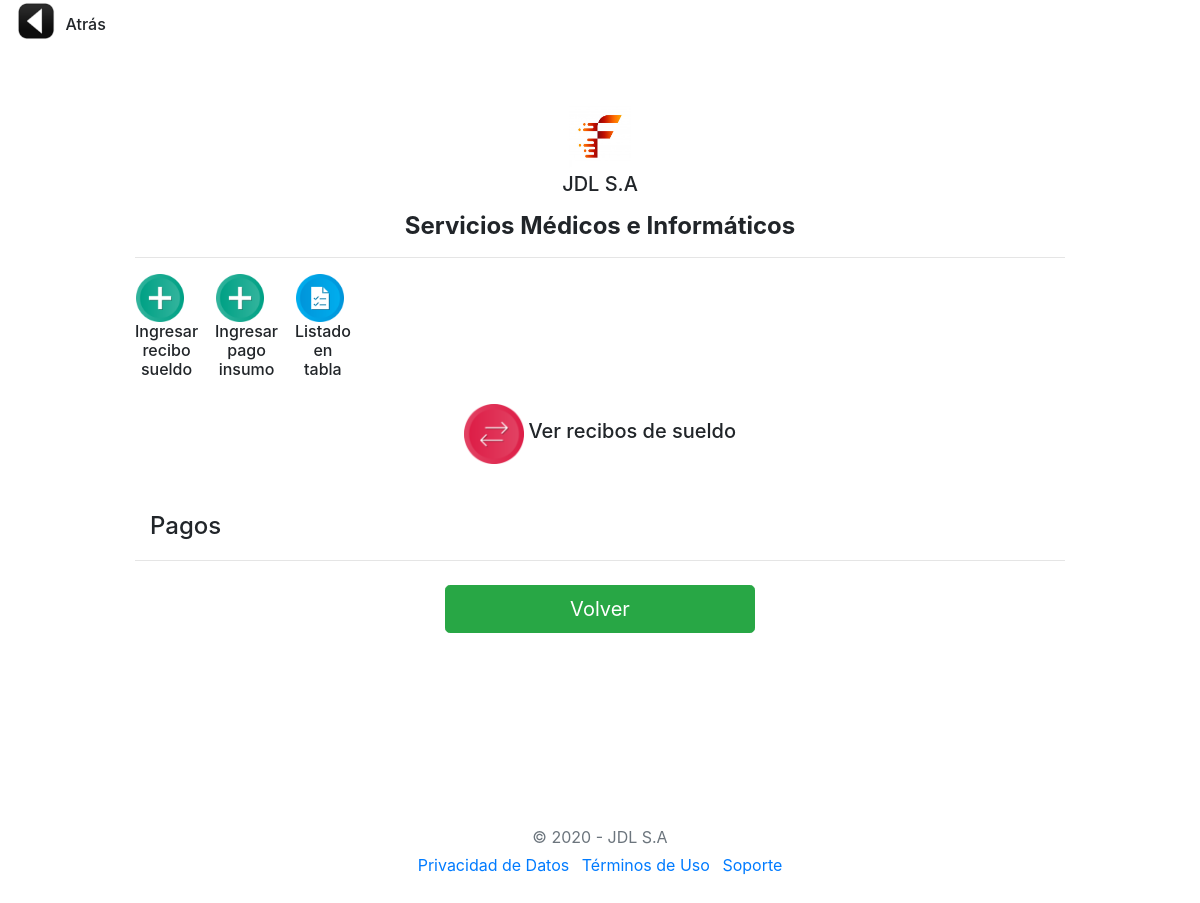
Page /admin/index2.php on the earlier database version.
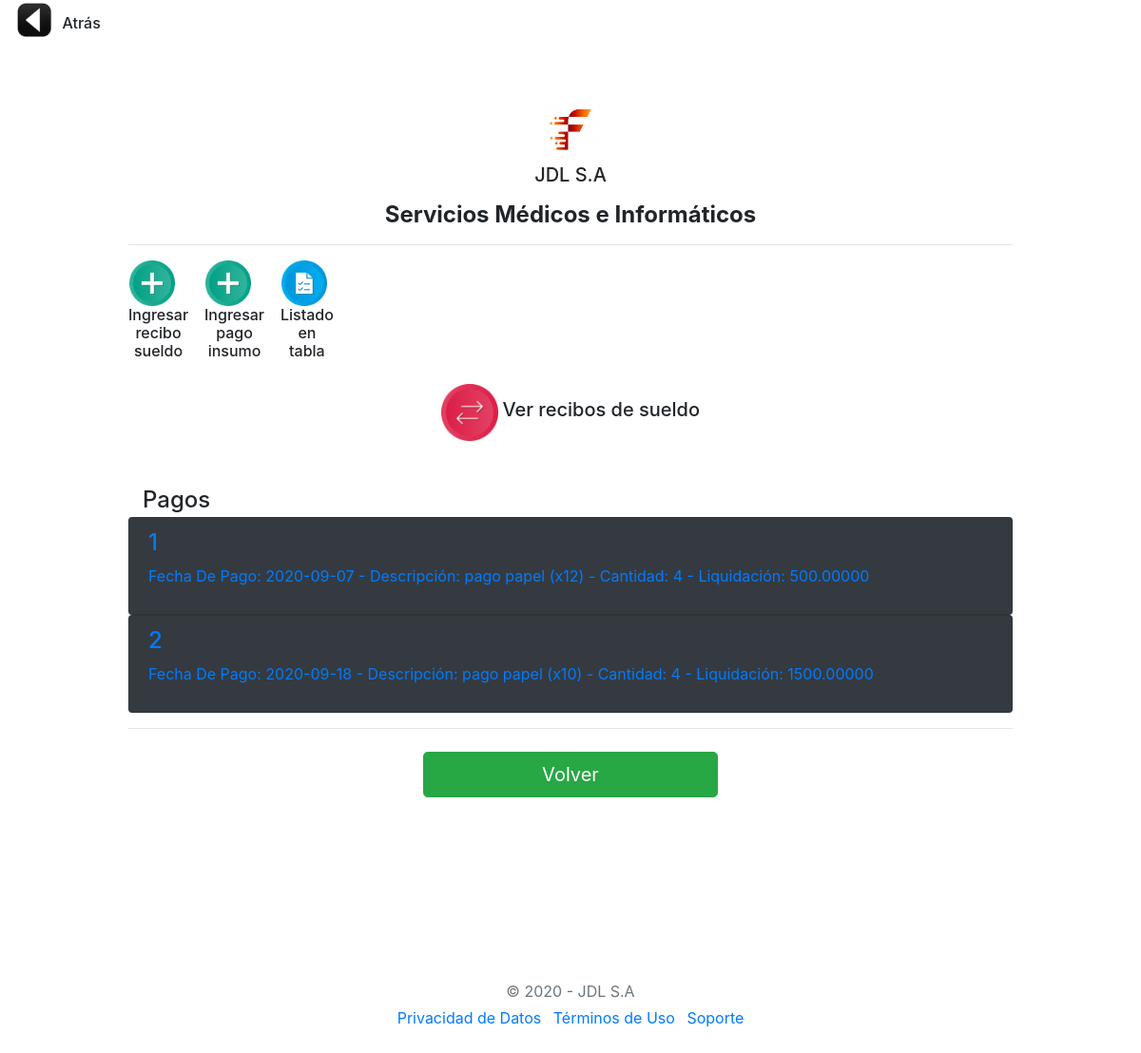
Same page on the later database version.
### tables this page shows
CREATE TABLE `pagos` (
  `id_pago` int(8) NOT NULL,
  `fecha_pago` date DEFAULT NULL,
  `descripcion_pago` varchar(50) DEFAULT NULL,
  `cantidad_pago` int(8) DEFAULT NULL,
  `liqui_pago` decimal(12,5) DEFAULT NULL,
  `dni_pago` int(8) DEFAULT NULL
);

### admin/index2.php (the view, shortened to what this page needs)
<!doctype html>
<html>
  <head>
	 <link rel="stylesheet" href="https://stackpath.bootstrapcdn.com/bootstrap/4.5.0/css/bootstrap.min.css">
  </head>
    <link href="form-validation.css" rel="stylesheet">
  </head>
  <body background="../img/admin.jpg" style="background-size:cover";>
<div class="col-md"><h2>
  <img border="0" src="../img/atras.png" width="42" height="42" title="Volver al menú"
  onclick=location.href='../panel/'; onKeyPress=location.href='../panel/'; style='cursor:pointer';/>
  <label for="boton_atras"><h6>Atrás</h6></label>
</h2></div>
  <div class="container">
<div class="py-5 text-center">
<div class="col-md"><img class="d-block mx-auto mb-1" src="../img/jdlsa2.png" alt="" width="62" height="62"></div>
<div class="col-md"><h5>JDL S.A</h5></div>
<p class="lead"><h4><strong>Servicios Médicos e Informáticos</strong></h4></p>
<hr>
<div class="row">
<div class="col-sm-1 "><h2>
		<img border="0" src="../img/add.png" width="48" height="48" title="Ingresar Recibo De Sueldo"
		onclick=location.href='admin.php'; onKeyPress=location.href='admin.php';
		style='cursor:pointer';>
    <label for="descripcion_recibo"><h6>Ingresar recibo sueldo</h6></label>
	</h2></div>
    <div class="col-sm-1"><h2>
		<img border="0" src="../img/add.png" width="48" height="48" title="Ingresar Pago De Insumo"
		onclick=location.href='admin2.php'; onKeyPress=location.href='admin2.php';
		style='cursor:pointer';>
    <label for="descripcion_pago"><h6>Ingresar pago insumo</h6></label>
	</h2></div>
	<div class="col-sm-1"><h2>
		<img border="0" src="../img/check.png" width="48" height="48" title="Listado"
		onclick=location.href='listado2.php'; onKeyPress=location.href='listado2.php';
		style='cursor:pointer';>
    <label for="descripcion_pago"><h6>Listado en tabla</h6></label>
	</h2></div>
    <div class="col-sm-2"><h2></h2></div>
</div>
    <div class="col-md-14 order-md-1">
    <img border="0" src="../img/arrow.png" width="60" height="60" title="Recibos"
		onclick=location.href='index.php'; onKeyPress=location.href='index.php';
		style='cursor:pointer';>
    <label for="pago_proveedores"><h5>Ver recibos de sueldo</h5></label>
	</div>
  </div>
    <div class="col-md-12 order-md-1">
      <h4 class="mb-1">Pagos</h4>
	</div>
<?php
   require "../conexion.php";
    $sql = "SELECT * from pagos order by id_pago";
	$query = $mysqli->query($sql);
	while($resultado = $query->fetch_assoc()) {
        $pagos[] = $resultado;
    }
?>
        <div class="list-group">
			<?php
				$long = count($pagos);
				for($i=0; $i< $long; $i++){
				?>
		<div class="list-group">
				<a 	<?php echo "href=modifica2.php?id_pago=".$pagos[$i]['id_pago'];?>
						 class="list-group-item bg-dark">
				<h4 class="list-group-item-heading "> <?php echo $pagos[$i]['id_pago'] ."";?> </h4>
				<p class="list-group-item-text "><?php 	echo "Fecha De Pago: " . $pagos[$i]['fecha_pago'] ." - Descripción: ";
                            echo $pagos[$i]['descripcion_pago'] ." - Cantidad: ";
                            echo $pagos[$i]['cantidad_pago'] ." - Liquidación: ";
                            echo $pagos[$i]['liqui_pago'] ."";
														?></p>
				</a>	</div>
	<?php  } ?>
		</div>
        <a href="../panel/">	 <hr class="mb-4">
        <DIV ALIGN=center>
        <button class="btn btn-success btn-lg btn-block col-sm-4" type="submit">Volver</button>
  <footer class="my-5 pt-5 text-muted text-center text-small"></a>
    </div>
  <footer class="my-5 pt-5 text-muted text-center text-small">
    <p class="mb-1">&copy; 2020 - JDL S.A</p>
   <ul class="list-inline">
      <li class="list-inline-item"><a href="#">Privacidad de Datos</a></li>
      <li class="list-inline-item"><a href="#">Términos de Uso</a></li>
      <li class="list-inline-item"><a href="#">Soporte</a></li>
    </ul>
  </footer>
</body>
</html>

### js/form-validation.css (style rules this page uses)
.container { max-width: 960px; }

Differences in the rows shown:
added pagos: id_pago "1", fecha_pago "2020-09-07", descripcion_pago "pago papel (x12)", cantidad_pago "4", liqui_pago "500.00000"
added pagos: id_pago "2", fecha_pago "2020-09-18", descripcion_pago "pago papel (x10)", cantidad_pago "4", liqui_pago "1500.00000"
